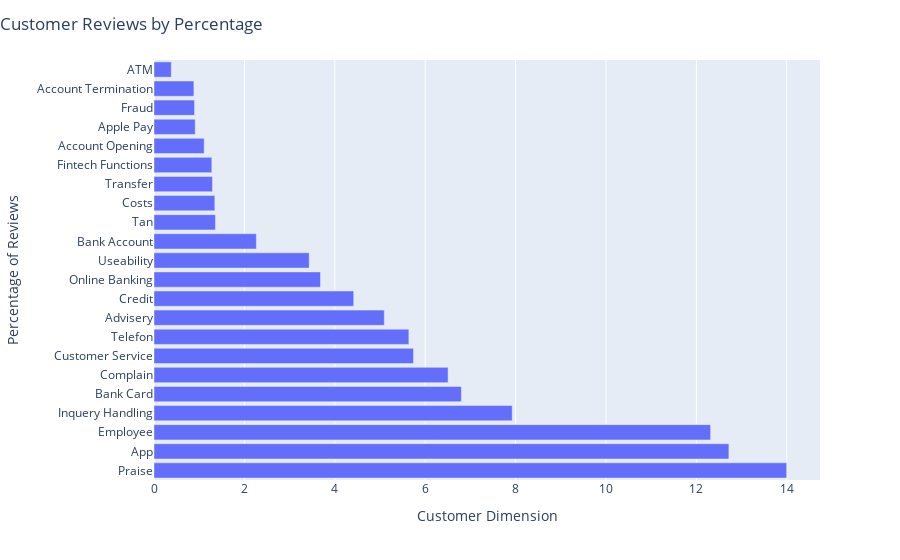

This figure's notebook cell:
### Code cell
dimensions_chart= px.bar(gr_dimensiondf,y="customer dimension",x="perc",orientation='h')
dimensions_chart.update_layout(title='Customer Reviews by Percentage',
           xaxis_title='Customer Dimension', yaxis_title='Percentage of Reviews',title_x=0.,)

### Figure 1 — Plotly figure (JSON) as saved in the notebook; plotly's stock layout.template omitted (floating-point values rounded to 4 significant figures)
{"data": [{"alignmentgroup": "True", "hovertemplate": "perc=%{x}<br>customer dimension=%{y}<extra></extra>", "legendgroup": "", "marker": {"color": "#636efa", "pattern": {"shape": ""}}, "name": "", "offsetgroup": "", "orientation": "h", "showlegend": false, "textposition": "auto", "type": "bar", "x": [14.0, 12.72, 12.31, 7.925, 6.8, 6.506, 5.742, 5.639, 5.095, 4.418, 3.683, 3.433, 2.264, 1.36, 1.345, 1.294, 1.279, 1.11, 0.9116, 0.8969, 0.8822, 0.3823], "xaxis": "x", "y": ["Praise", "App", "Employee", "Inquery Handling", "Bank Card", "Complain", "Customer Service", "Telefon", "Advisery", "Credit", "Online Banking", "Useability", "Bank Account", "Tan", "Costs", "Transfer", "Fintech Functions", "Account Opening", "Apple Pay", "Fraud", "Account Termination", "ATM"], "yaxis": "y"}], "layout": {"barmode": "relative", "legend": {"tracegroupgap": 0}, "margin": {"t": 60}, "title": {"text": "Customer Reviews by Percentage", "x": 0}, "xaxis": {"anchor": "y", "domain": [0, 1], "title": {"text": "Customer Dimension"}}, "yaxis": {"anchor": "x", "domain": [0, 1], "title": {"text": "Percentage of Reviews"}}}}
